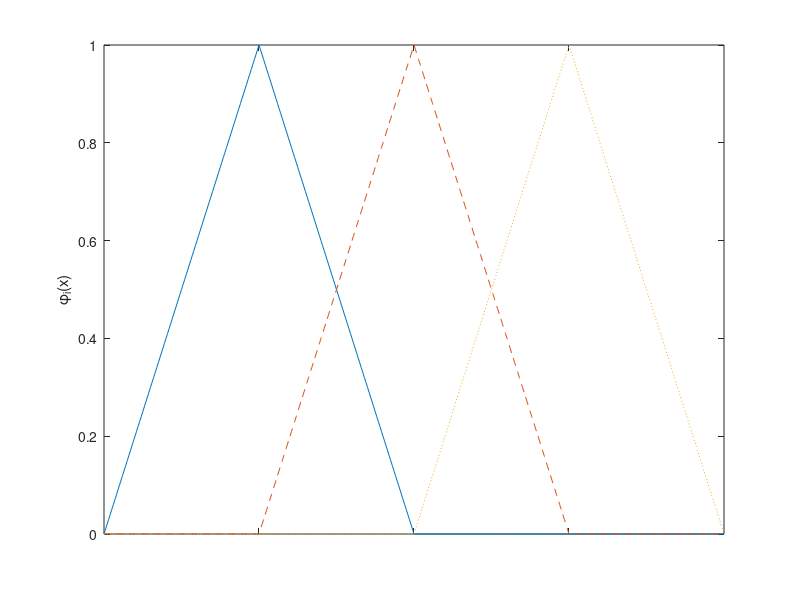

The MATLAB source for this figure: (Note: this script raises an error after producing the figure.)
function ret = generateBaseGraph()

x = [0:0.01:4];
figure(1)
plot(x, baseFun(x,1))
hold on
plot(x, baseFun(x,2), '--')
plot(x, baseFun(x,3), ':')
hold off
%set(gca, 'XTick', 1:3, 'XTickLabel', {'x_1', 'x_2', 'x_3'})
ylabel('\phi_i(x)', 'Rotation', 90, 'Fontsize', 11)


xtl = {'x_1' 'x_2' 'x_3'};
h = my_xticklabels(gca,[1 2 3],xtl, 'Fontsize', 11);
% vertical
%h = my_xticklabels([1 2 3],xtl, ...
%    'Rotation',-90, ...
%    'VerticalAlignment','middle', ...
%    'HorizontalAlignment','left');

function phi = baseFun(x, id)

phi = zeros(size(x,1), size(x,2));

low = (x >=(id-1)) & (x < id);
high = (x >= id) & (x <= (id+1));

ilow = find(low);
ihigh = find(high);

phi(ilow) = x(ilow)-id+1;
phi(ihigh) = id-x(ihigh)+1;


function ht = my_xticklabels(varargin)

% ht = my_xticklabels(Ha, xtickpos, xtickstring)
% or
% ht = my_xticklabels(xtickpos, xtickstring)

% Pekka Kumpulainen 12.2.2008

textopts = {};
if length(varargin{1})==1 && ...
        ishandle(varargin{1}) && ...
        strcmpi(get(varargin{1},'Type'),'axes');
    Ha = varargin{1};
    xtickpos = varargin{2};
    xtickstring = varargin{3};
    if nargin > 3
        textopts = varargin(4:end);
    end
else
    Ha = gca;
    Hfig = get(Ha,'Parent');
    xtickpos = varargin{1};
    xtickstring = varargin{2};
    if nargin > 2
        textopts = varargin(3:end);
    end
end

set(Ha,'XTick',xtickpos, 'XTickLabel','')
h_olds = findobj(Ha, 'Tag', 'MUXTL');
if ~isempty(h_olds)
    delete(h_olds)
end

%% Make XTickLabels 
NTick = length(xtickpos);
Ybot = min(get(gca,'YLim'));
ht = zeros(NTick,1);
for ii = 1:NTick
    ht(ii) = text('String',xtickstring{ii}, ...
        'Units','data', ...
        'VerticalAlignment', 'top', ...
        'HorizontalAlignment', 'center ', ...
        'Position',[xtickpos(ii) Ybot], ...
        'Tag','MUXTL');
end
if ~isempty(textopts)
    set(ht,textopts{:})
end

%% squeeze axis if needed

set(Ha,'Units','pixels')
Axpos = get(Ha,'Position');
% set(Hfig,'Units','pixels')
% Figpos = get(Hfig,'Position');

set(ht,'Units','pixels')
TickExt = zeros(NTick,4);
for ii = 1:NTick
    TickExt(ii,:) = get(ht(ii),'Extent');
end

needmove = -(Axpos(2) + min(TickExt(:,2)));

if needmove>0;
    Axpos(2) = Axpos(2)+needmove+2;
    Axpos(4) = Axpos(4)-needmove+2;
    set(Ha,'Position',Axpos);
end

set(Ha,'Units','normalized')
set(ht,'Units','normalized')